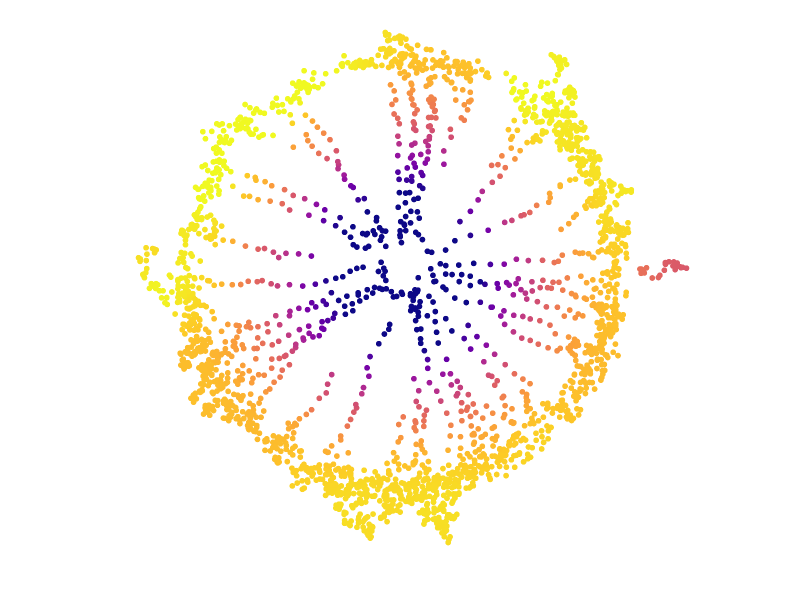
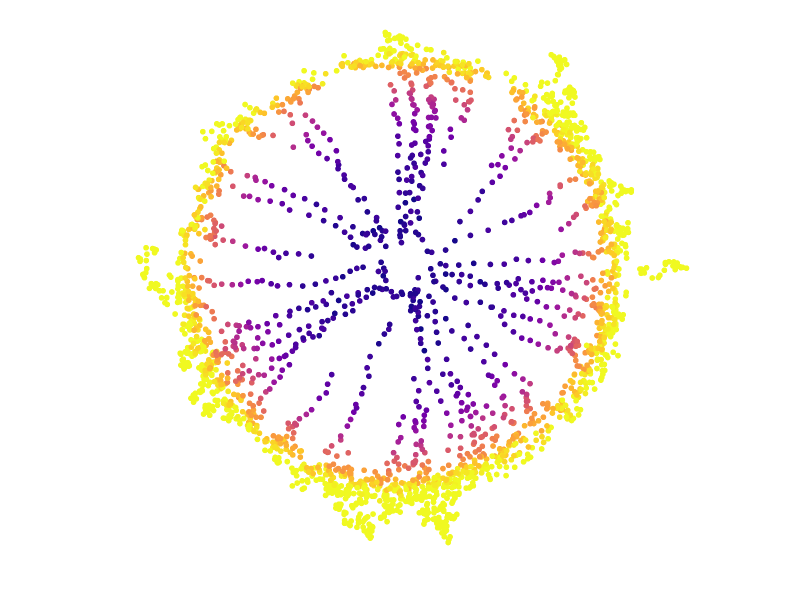

Notebook code for these charts, in order:
### Markdown cell above
Hodge decomposition of the vector field:

### Code cell
# Change the basis of the coefficients to the eigenfunctions.
X = u[:,:parameters['n_coefficients']].T @ (D.reshape(parameters['n'],1) * vf) # [n_coefficients, d]

# Flatten to an [n_coefficients*d] vector.
X = X.flatten()

# Find gradient part of X.
delf = d0_weak.T @ X # [n_function_basis]
factor = 1 / lam
factor[lam < 1e-2] = 0
f = factor * delf
f = u @ f

# We assume f is a linear approximation of the true oxygen values.
# We can use a linear regression to find the best fit parameters.

from sklearn.linear_model import LinearRegression

# Reshape f to be a column vector for sklearn
f_reshaped = f.reshape(-1, 1)  # shape: (N, 1)
true_oxygen_flat = true_oxygen[:-1].flatten()  # shape: (N,)

reg = LinearRegression().fit(f_reshaped, true_oxygen_flat)
fitted_oxygen = reg.predict(f_reshaped)

# Visualise the fitted oxygen
range_color=[1.1 * true_oxygen.min(), 0.9 * true_oxygen.max()]
fig = px.scatter(x=x[:, 0], y=x[:, 1], 
                 color=fitted_oxygen,
                 range_color=range_color)
cleanup_fig(fig)
print("Fitted Oxygen:")
fig.show()

# Visualise the true oxygen
fig = px.scatter(x=x[:, 0], y=x[:, 1], 
                 color=true_oxygen[:-1].flatten(),
                 range_color=[true_oxygen.min(), 0.9 * true_oxygen.max()])
cleanup_fig(fig)
print("True Oxygen:")
fig.show()

### Figure 1 — Plotly figure (JSON) as saved in the notebook; plotly's stock layout.template omitted (floating-point values rounded to 4 significant figures; data arrays with more than 128 entries replaced by an {"elided": "..."} marker saying what was removed)
{"data": [{"hovertemplate": "x=%{x}<br>y=%{y}<br>color=%{marker.color}<extra></extra>", "legendgroup": "", "marker": {"color": {"elided": "2500 float values"}, "coloraxis": "coloraxis", "symbol": "circle"}, "mode": "markers", "name": "", "showlegend": false, "type": "scattergl", "x": {"elided": "2500 float values"}, "xaxis": "x", "y": {"elided": "2500 float values"}, "yaxis": "y"}], "layout": {"coloraxis": {"cmax": 0.9, "cmin": 0.2268, "colorbar": {"title": {"text": "color"}}, "colorscale": [[0, "#0d0887"], [0.1111, "#46039f"], [0.2222, "#7201a8"], [0.3333, "#9c179e"], [0.4444, "#bd3786"], [0.5556, "#d8576b"], [0.6667, "#ed7953"], [0.7778, "#fb9f3a"], [0.8889, "#fdca26"], [1, "#f0f921"]], "showscale": false}, "height": 600, "legend": {"tracegroupgap": 0}, "margin": {"b": 0, "l": 0, "r": 0, "t": 0}, "paper_bgcolor": "white", "plot_bgcolor": "white", "title": {"text": ""}, "width": 800, "xaxis": {"anchor": "y", "domain": [0, 1], "showgrid": false, "showline": false, "showticklabels": false, "title": {"text": ""}, "zeroline": false}, "yaxis": {"anchor": "x", "domain": [0, 1], "scaleanchor": "x", "scaleratio": 1, "showgrid": false, "showline": false, "showticklabels": false, "title": {"text": ""}, "zeroline": false}}}

### Figure 2 — Plotly figure (JSON) as saved in the notebook; plotly's stock layout.template omitted (floating-point values rounded to 4 significant figures; data arrays with more than 128 entries replaced by an {"elided": "..."} marker saying what was removed)
{"data": [{"hovertemplate": "x=%{x}<br>y=%{y}<br>color=%{marker.color}<extra></extra>", "legendgroup": "", "marker": {"color": {"elided": "2500 float values"}, "coloraxis": "coloraxis", "symbol": "circle"}, "mode": "markers", "name": "", "showlegend": false, "type": "scattergl", "x": {"elided": "2500 float values"}, "xaxis": "x", "y": {"elided": "2500 float values"}, "yaxis": "y"}], "layout": {"coloraxis": {"cmax": 0.9, "cmin": 0.2061, "colorbar": {"title": {"text": "color"}}, "colorscale": [[0, "#0d0887"], [0.1111, "#46039f"], [0.2222, "#7201a8"], [0.3333, "#9c179e"], [0.4444, "#bd3786"], [0.5556, "#d8576b"], [0.6667, "#ed7953"], [0.7778, "#fb9f3a"], [0.8889, "#fdca26"], [1, "#f0f921"]], "showscale": false}, "height": 600, "legend": {"tracegroupgap": 0}, "margin": {"b": 0, "l": 0, "r": 0, "t": 0}, "paper_bgcolor": "white", "plot_bgcolor": "white", "title": {"text": ""}, "width": 800, "xaxis": {"anchor": "y", "domain": [0, 1], "showgrid": false, "showline": false, "showticklabels": false, "title": {"text": ""}, "zeroline": false}, "yaxis": {"anchor": "x", "domain": [0, 1], "scaleanchor": "x", "scaleratio": 1, "showgrid": false, "showline": false, "showticklabels": false, "title": {"text": ""}, "zeroline": false}}}
